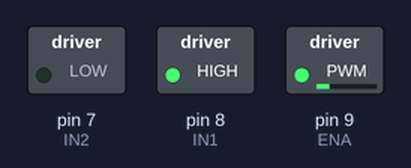
The sketch below on a simulated Arduino Uno, built with avr-gcc and run on an emulated ATmega328P. On the bench: switched loads named in the sketch (green lamp = pin HIGH).

Above: at 0.1 s.
Timing chart, 0 to 1.6 s (numbered marks = the images above):
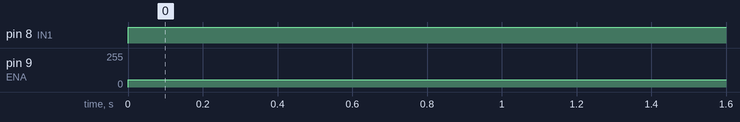

The sketch:

5motores.ino
```cpp
int IN1 = 8;
int IN2 = 7;
int ENA = 9;

void setup() {
  pinMode( IN1, OUTPUT );
  pinMode( IN2, OUTPUT );
  pinMode( ENA, OUTPUT );
}

void loop() {
  digitalWrite(IN1, HIGH);
  digitalWrite(IN2, LOW);
  analogWrite(ENA,55);
}
```

Measured:
- by itself, pin 8 (IN1): LOW → HIGH at 0.00 s
- by itself, pin 9 (ENA): 0/255 → 55/255 at 0.00 s
